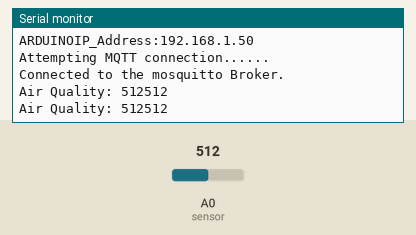
A sketch run on a simulated Arduino MKR. Shown: the last lines printed to the serial monitor. Inputs (shaded band) come from the test bench; at power-on: A0 (sensor) = 512. WiFi joins after 1.5 s; servers stay silent unless stated; no MQTT or app messages arrive unless stated.

Above: at 2.7 s.
2.8 s: A0 (sensor) set to 716
At 4.1 s:
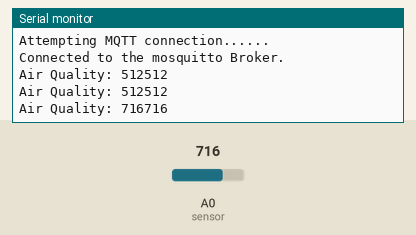
4.3 s: A0 (sensor) set to 900
At 5.4 s:
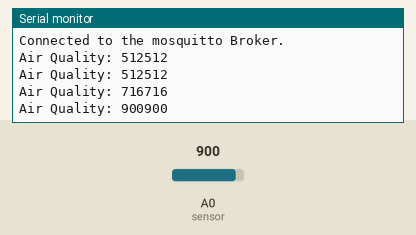
Timing chart, 0 to 7.3 s (numbered marks = the images above; inputs shaded):
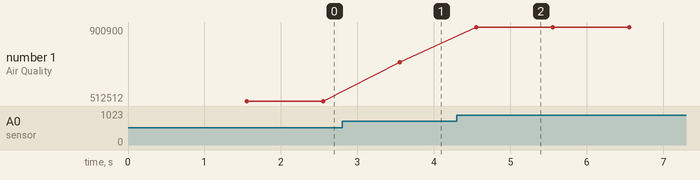

The sketch:

AirQuality.ino
```cpp
/* Air quality program. */

#include <WiFiNINA.h>
#include <PubSubClient.h>


const char* ssid = "";
const char* password = "";

const char* mqtt_server = "192.168.1.22";
const int mqtt_port = 1885; //default 1883
const char *topic = "topic/air_quality";


WiFiClient rev2Client; // WiFi client

PubSubClient client(rev2Client); //MQTT client

String str = "";


int sensor = A0;
int A0_value= 0;

void setup() {
  // put your setup code here, to run once:

  Serial.begin (9600);


  WiFi.begin(ssid, password);

  // Start WiFi connection:
  Serial.print("\nConnecting to WiFi...");
  while (WiFi.status() != WL_CONNECTED) {
    delay(500);
    Serial.print(".");
  }
    Serial.println();
    Serial.println("Connected to the WiFi network.");
    Serial.print("ARDUINOIP_Address:");
    Serial.println(WiFi.localIP());

    // MQTT connection:
    Serial.println();
    client.setServer(mqtt_server, mqtt_port);

    if (!client.connected()) {
    reconnect();
  }

}

void loop() {
  // put your main code here, to run repeatedly:

  A0_value = analogRead(sensor);
  Serial.print("\nAir Quality: ");
  Serial.print(A0_value, DEC);

  //Low noise
  if(A0_value > 270){
    Serial.print(A0_value);
    str = "{\"air_quality_status\": 1}";
  }else{
    str = "{\"air_quality_status\": 0 }";
  }

  sendMessage(str);

  delay(1000);

}


// publish message
void sendMessage(String str){
    int str_len = str.length() + 1;
    char char_array[str_len];
    str.toCharArray(char_array, str_len);
    boolean rc = client.publish(topic,char_array);
}


void reconnect() {
  // Loop until we're reconnected
  Serial.print("Attempting MQTT connection...");
  while (!client.connected()) {
    Serial.print("...");
    // Attempt to connect
    if (client.connect("REV2")) {
    Serial.println();
    Serial.println("Connected to the mosquitto Broker.");
    } else {
    Serial.print("failed, rc=");
    Serial.print(client.state());
    Serial.println("Try again in 5 seconds.");
    delay(5000);
    }
  }
}
```

Measured:
- after the input at 2.8 s, the serial monitor: prints a new line after 0.75 s (image 1)
- after the input at 4.3 s, the serial monitor: prints a new line after 0.26 s (image 2)
- plotted number 1: 512512 → 716716 after the input at 2.8 s, 716716 → 900900 after the input at 4.3 s
